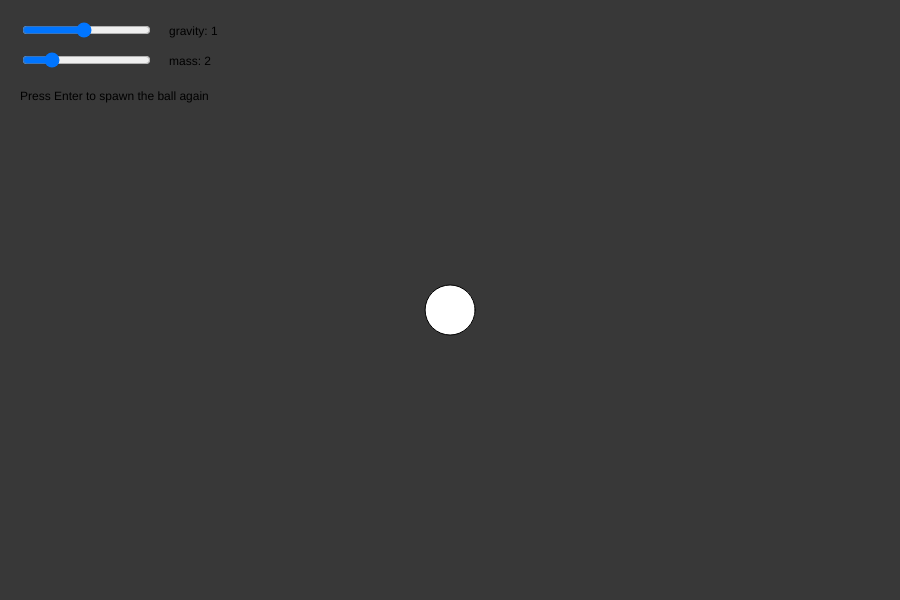
Frame 1 (no input)
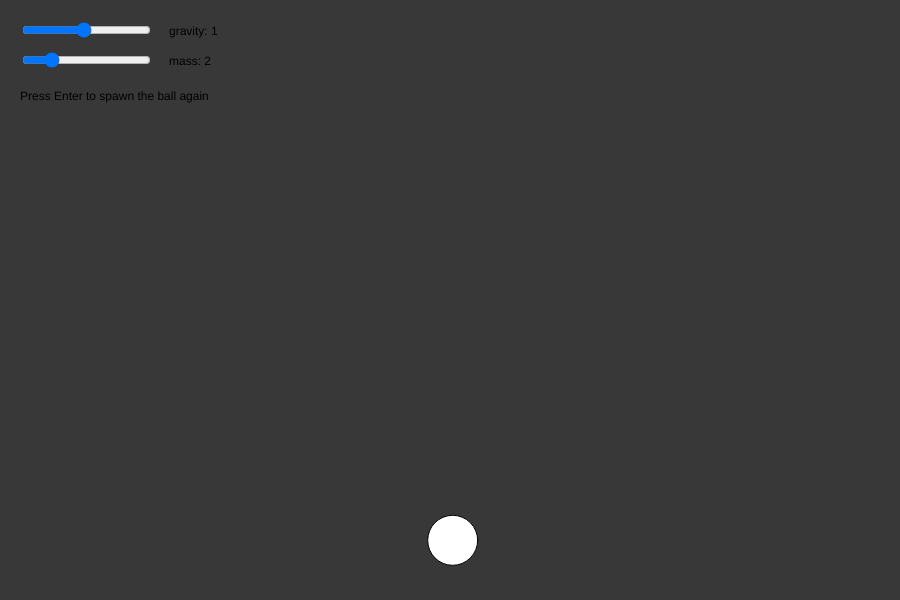
Frame 60 (no input)
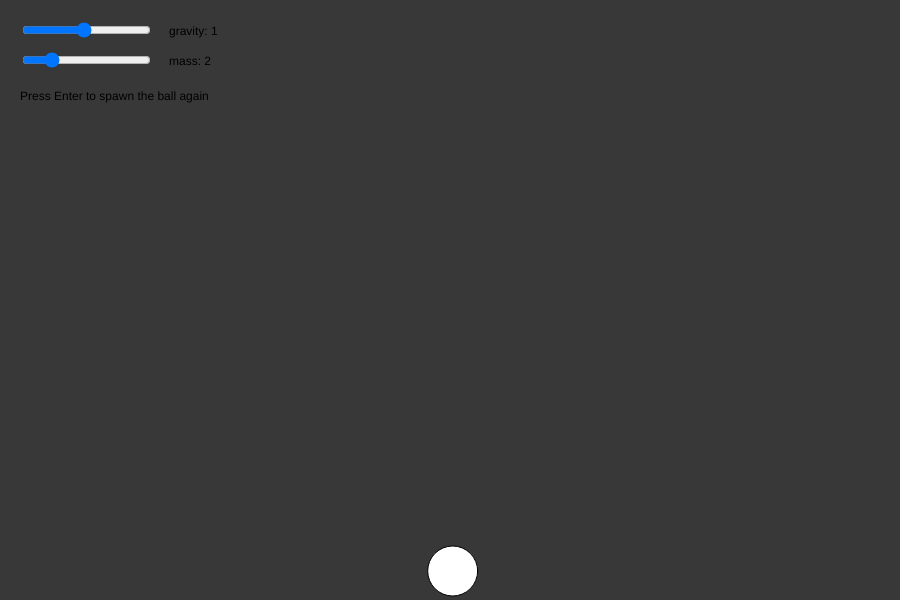
Frame 120 (the mouse pressed at the canvas centre since frame 60)

The p5.js sketch that drew these frames (run headless with seeded random() and noise() and a simulated clock; from frame 60 on, the mouse is pressed at the canvas centre):

// p5.js sketch
// ── sketch.js
var speedX;
var speedY;
var v1;
var velocity;
var adjNum;
var rebound;
var gravity;
var counter;
var mass;

function setup(){
  //slider
  gSlider = createSlider(1, 20, 10);
  gSlider.position(20, 20);

  mSlider = createSlider(1, 100, 20);
  mSlider.position(20, 50);




  createCanvas(900,600);
  background(56);
  adjNum = 0;
  speedX = 0.1 + adjNum;
  speedY = 10 + adjNum;
  v1 = createVector(width/2, height/2);
  velocity = createVector(speedX, speedY);
  rebound = false;
  gravity = 1;
  mass = 2;
}

function keyPressed() {

  if (keyCode === RETURN) {
    v1 = createVector(width/2, height/2);
  }
}


function draw(){
  gravity = gSlider.value() * 0.1;
  mass = mSlider.value() * 0.1;
  console.log(gravity);
  background(56);

  text("gravity: " + gravity, gSlider.x * 2 + gSlider.width, 35);
  text("mass: " + mass, mSlider.x * 2 + mSlider.width, 65);
  text("Press Enter to spawn the ball again", 20, 100);



  var initialPoint = height/2 - 200;




  v1.add(velocity);


  if(v1.x > width || v1.x < 0){
    velocity.x *= -1;
  }



  if(v1.y >= height - 30){
    velocity.y *= -0.9 / (mass * gravity);
    v1.y = height - 29;


    //console.log('height'+ height);
    rebound = true;

    counter++;
    velocity.x = 0;

  }

  ballUpdate();



  ellipse(v1.x, v1.y, 50, 50);
}


function ballUpdate(){

    if(rebound == true && v1.y <= height){
        velocity.y += 0.14 * 1.5 * gravity;
        //console.log(velocity.y);
      }

      // if(velocity.y <= 0.01){
      //   velocity.y = 0;
      // }
      //console.log('the ball veloicty need to be decrease');


}
